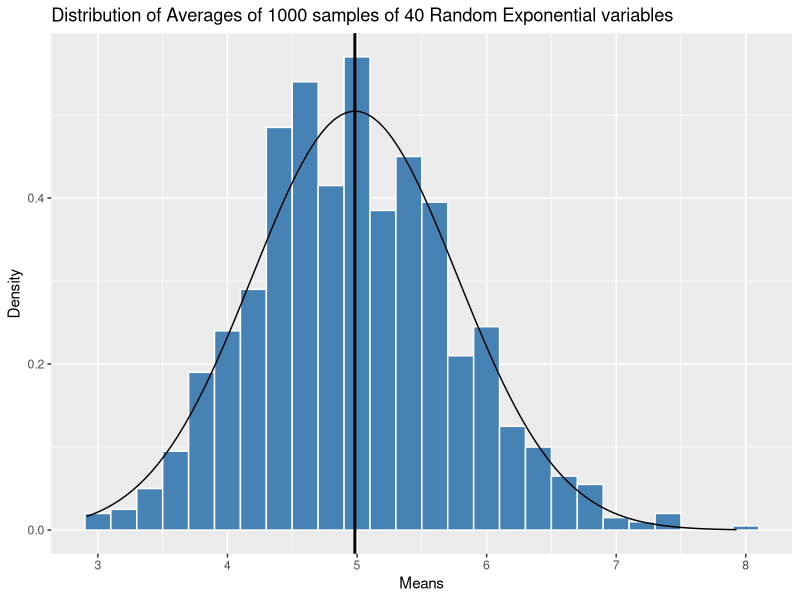

This chart was generated by the following R code:
## ---- chunk 1
knitr::opts_chunk$set(echo = TRUE)
## ---- chunk 2
set.seed(7)
lambda <- 0.2
noSim <- 1000
noExp <- 40
## ---- chunk 3
theoryMean <- 1/lambda
theoryMean
## ---- chunk 4
expMat <- matrix(rexp(noExp*noSim, lambda), noSim)
dim(expMat)
## ---- chunk 5
expMatMean <- apply(expMat, 1, mean)
expMean <- mean(expMatMean)
## ---- chunk 6
theoryVar <- (1/lambda)^2/(noExp)
theoryVar
## ---- chunk 7
expVar <- var(expMatMean)
## ---- chunk 8
library(ggplot2)
## ---- chunk 9
ggplot(data.frame(x = expMatMean), aes(x = x)) +
  geom_histogram(aes(y = ..density..), 
                binwidth = 0.2, fill = "steelblue", color = "white") +
  stat_function(fun = dnorm, color = 'black',
                args = list(mean = expMean, 
                                     sd = sqrt(theoryVar))) + 
  geom_vline(xintercept = expMean, size = 1) + 
  xlab("Means") + 
  ylab("Density") + 
  ggtitle("Distribution of Averages of 1000 samples of 40 Random Exponential variables")
